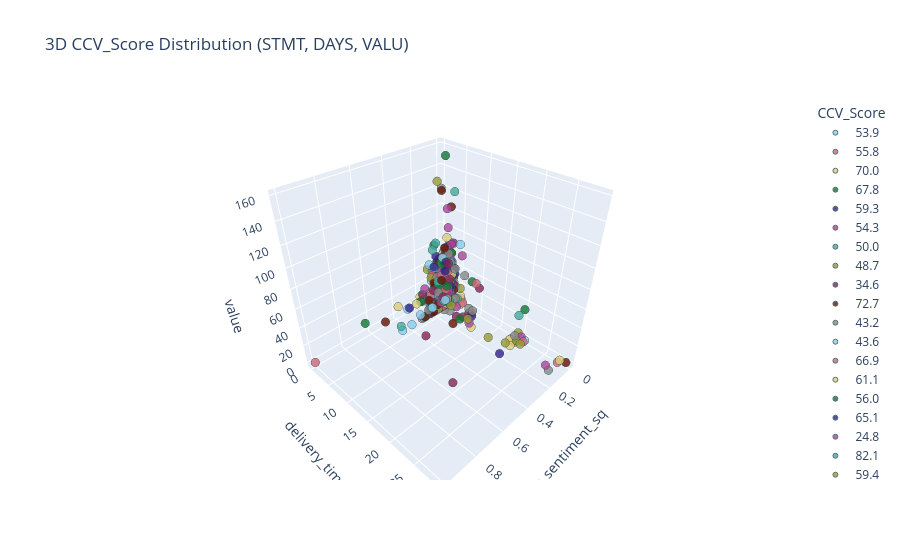

Write notebook code for a chart like this one.
### Code cell
# Display (G2, G1, G3) using 3D scatter plot with Clusters
import plotly.express as px


# 1. Ensure the Cluster column is treated as a categorical string for discrete coloring
df01['CCV_Score'] = df01['CCV_Score'].astype(str)

# Since thee avq_setimeent includes negative, best square the values
df01['avg_sentiment_sq'] = df01['avg_sentiment']**2

# 2. Generate the interactive 3D scatter plot
fig = px.scatter_3d(
    df01,
    x='avg_sentiment_sq',
    y='delivery_time',
    z='value',
    color='CCV_Score',
    color_discrete_sequence=px.colors.qualitative.Safe, # Uses distinct colors for each cluster
    labels={
        'SET': 'Setiment Average',
        'DAYS': 'Delivery Time',
        'VALU': 'Product Sourcing Value'
    },
    title='3D CCV_Score Distribution (STMT, DAYS, VALU)'
)

from plotly.offline import init_notebook_mode
# FORCE JUPYTER-SPECIFIC RENDERING ENGINE
import plotly.io as pio
pio.renderers.default = 'notebook'

init_notebook_mode(connected=True)


# Display the interactive chart
# fig.show()

fig.update_traces(marker=dict(size=5, opacity=0.8, line=dict(width=1, color='DarkSlateGrey')))
